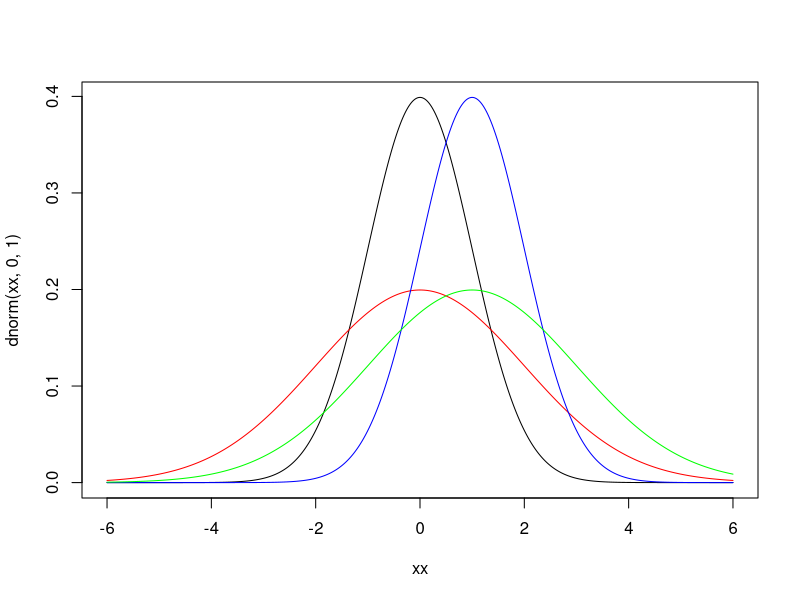
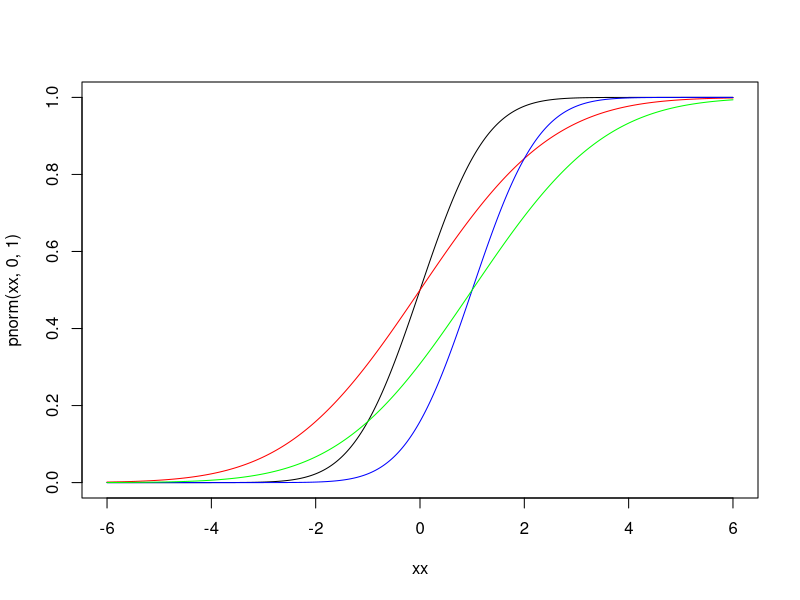
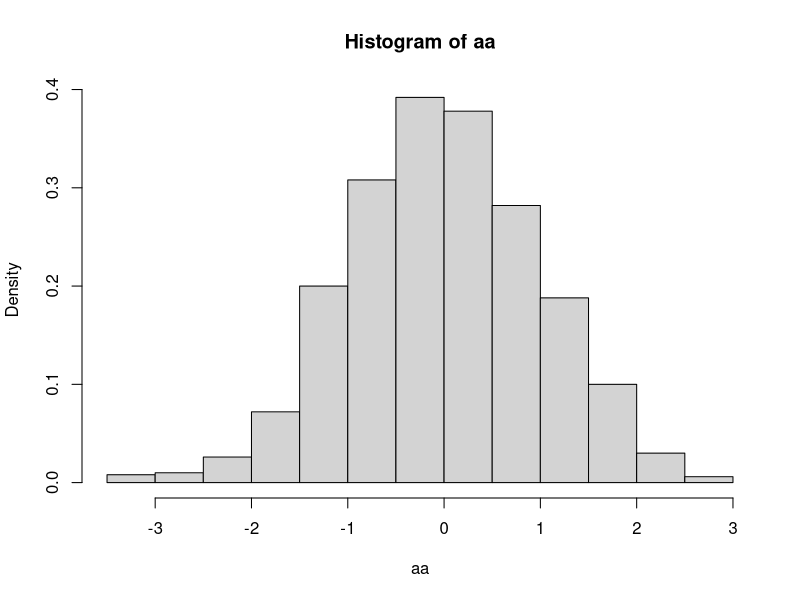
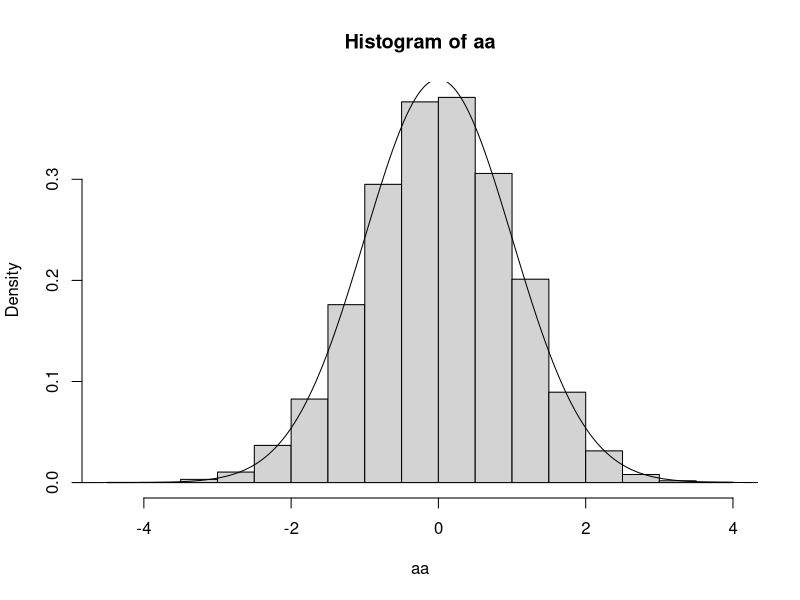
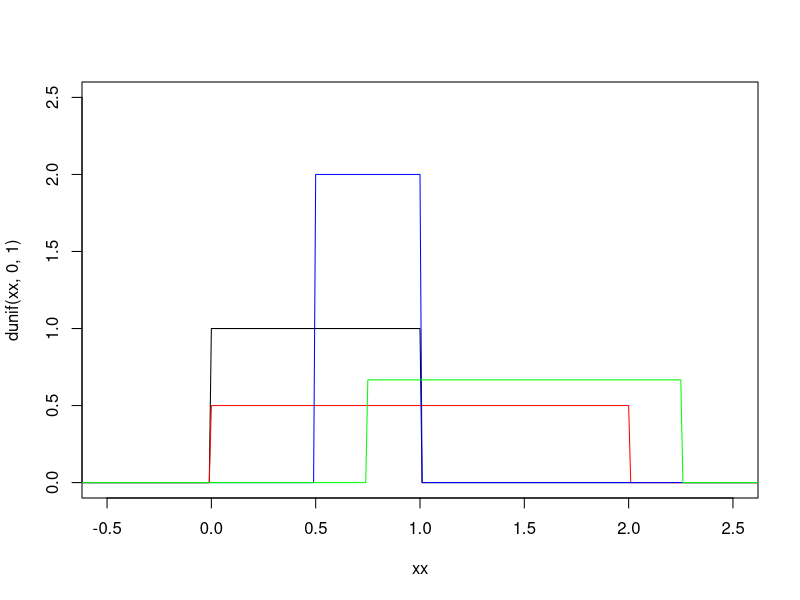
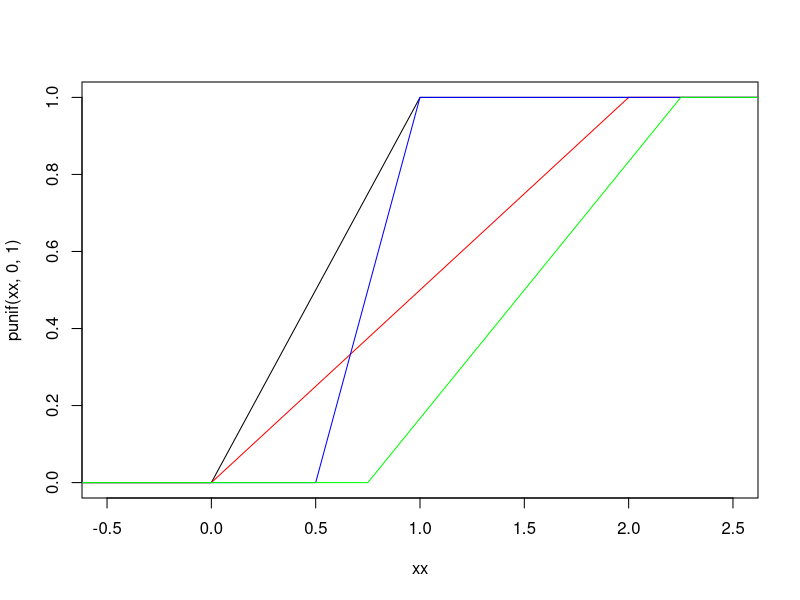
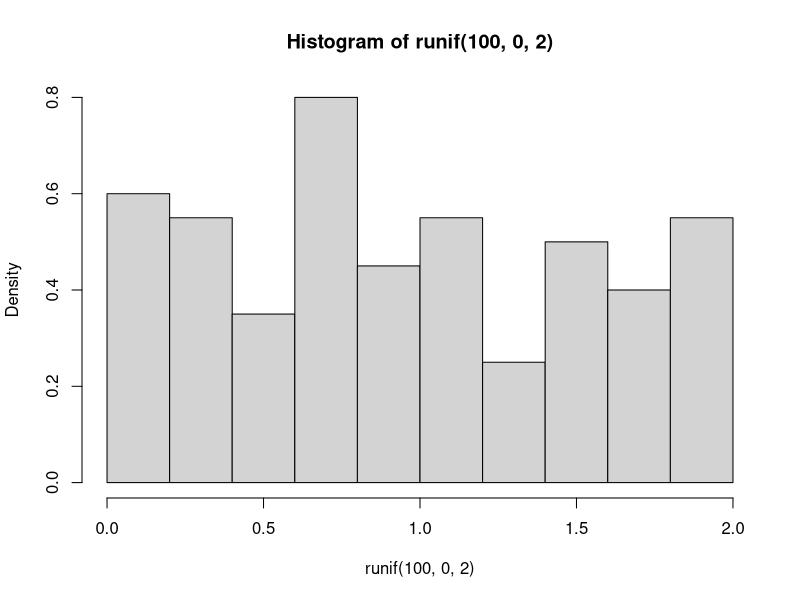
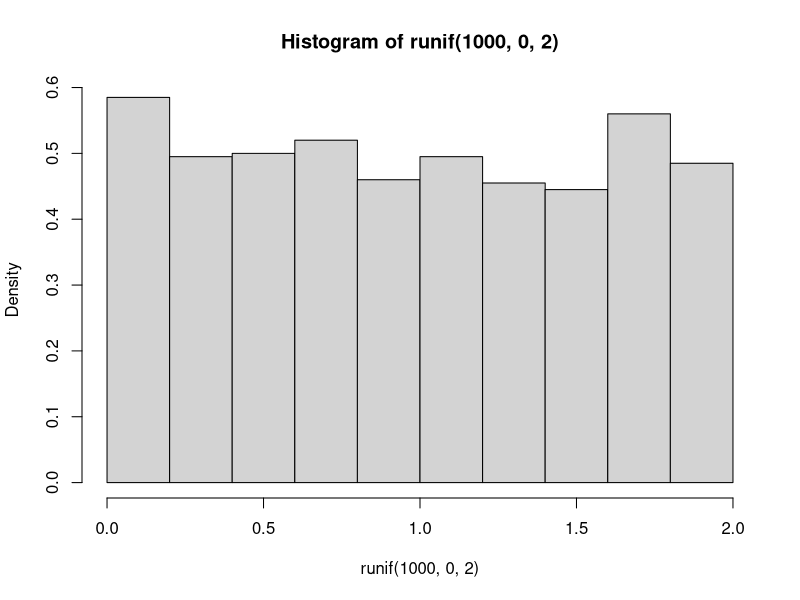

R code for these plots, in order:
############################################

#   Goverment 1001
#   Section 2 - Probability Distributions
#   February 15, 2007
#   
#   Prof: Adam Glynn
#   TF: Mike Kellermann

############################################


#   Goals for today:

#   1) Using the probability distributions in R

#   2) Writing for loops

#   3) Some other useful functions

#   4) Some examples

############################################

#   1) Using the probability distributions in R

#   One of the strengths of R is its functionality for working with 
#   probability distributions.  There are predefined functions for many
#   important families of distributions, including all of the ones that we 
#   will need in this course.  For each family of distributions, there are
#   four functions; we will illustrate this using the normal distribution, 
#   which is the most important of the continuous distributions.

#   A) The normal distribution

#   The normal distribution is continuous and symmetric, and is governed by
#   two parameters: the mean, which determines where the distribution is 
#   centered, and the standard deviation, which determines how spread out the 
#   distribution is.  

#   The most important member of the set of normal distributions is the 
#   "standard normal" distribution, which has mean 0 and standard deviation 1.

#   We can calculate the value of the density of a normal distribution at any 
#   point by using the dnorm() function.  For a continuous function, the density 
#   function has higher values in areas of higher probability, but the height of
#   the density at a number does not represent the probability of obtaining that 
#   number:

dnorm(0, 0, 1)
dnorm(1, 0, 1)
dnorm(0, 0, .1)

#   Since probability is the area under the density curve, it is often useful 
#   to plot the density of a distribution that you are working with.  To do that 
#   in R, you first need to create a set of points at which to evaluate the density.
#   Then you can plot (using type="l") as an option, as follows:

xx <- -600:600/100
plot(xx, dnorm(xx, 0, 1), type="l")
lines(xx, dnorm(xx, 0, 2), col="red")
lines(xx, dnorm(xx, 1, 1), col="blue")
lines(xx, dnorm(xx, 1, 2), col="green")

#   One of the nice things about the normal is that the center and spread of the 
#   distribution are independent; you can shift one without shifting the other.
#   This isn't always true.

#   In lecture, we also talked about the cumulative distribution function for a 
#   random variable.  That is, for a point xx, what is the probability that the 
#   random variable is less than xx.  The CDF is an increasing function (why?) and
#   is bounded between 0 and 1.

#   You can calculate the CDF of a random variable in R:

pnorm(0, 0, 1)
pnorm(1, 0, 1)
pnorm(0, 0, .1)

#   You may also want to plot the CDF:

xx <- -600:600/100
plot(xx, pnorm(xx, 0, 1), type="l")
lines(xx, pnorm(xx, 0, 2), col="red")
lines(xx, pnorm(xx, 1, 1), col="blue")
lines(xx, pnorm(xx, 1, 2), col="green")

#   CDFs are most useful for calculating the probability that the RV falls within
#   some interval.  What is the probability that a draw from a standard normal
#   variable is between -1 and 1?   -2 and 2?

pnorm(1, 0, 1) - pnorm(-1, 0, 1)
pnorm(2, 0, 1) - pnorm(-2, 0, 1)

#   A third set of functions is the inverse of the CDF, or the quantile function.
#   This asks the question, "where do I have to be on the scale of the random 
#   variable so that xx % of the draws are smaller than that value?

qnorm(.975, 0, 1)
qnorm(.2, 0, 1)

#   Obviously, xx has to be between 0 and 1.
#   qnorm() and pnorm() are inverses of each other.

xx <- c(1,2,3,4,5)
qnorm(pnorm(xx, 0, 1))

#   Finally, the fourth function associated with the normal distribution is rnorm.
#   This function generates random draws from the normal distribution with paramenters
#   that you specify.  The first argument is the number of draws to take, the 
#   second is the mean, and the third is the standard deviation.

aa <- rnorm(1000, 0, 1)
hist(aa, freq=FALSE)
aa <- rnorm(10000, 0, 1)
hist(aa, freq=FALSE)
xx <- -600:600/100
lines(xx, dnorm(xx, 0, 1))

#
#   B) The uniform distribution

#   Another common continuous distribution is the uniform distribution, in which
#   the density is flat over some interval.  The functions in R follow the same 
#   form, but instead of setting the mean and variance, they set the lower and 
#   upper bounds of the uniform.

#   dunif() isn't very interesting, since it is the same for all values in the 
#   range.  We can still look at a few uniform distributions, however:

xx <- -600:600/100
plot(xx, dunif(xx, 0, 1), type="l", ylim=c(0, 2.5), xlim=c(-.5, 2.5))
lines(xx, dunif(xx, 0, 2), col="red")
lines(xx, dunif(xx, .5, 1), col="blue")
lines(xx, dunif(xx, .75, 2.25), col="green")

#   We can also look at the CDFs; these will all be straight lines with slope 
#   equal to 1/(b-a), where b and a define the interval.

plot(xx, punif(xx, 0, 1), type="l", ylim=c(0, 1), xlim=c(-.5, 2.5))
lines(xx, punif(xx, 0, 2), col="red")
lines(xx, punif(xx, .5, 1), col="blue")
lines(xx, punif(xx, .75, 2.25), col="green")

#   The uniform distribution is probably used most often to generate random
#   numbers:

hist(runif(100,0, 2), freq=FALSE)
hist(runif(1000,0, 2), freq=FALSE)
hist(runif(10000,0, 2), freq=FALSE)


#   Other continuous distributions that we will talk about in class:

#   C) The Chi-square distribution: this distribution has only one parameter
#   which is known as the degrees of freedom.  It can only take on positive values 

xx <- 0:600/100
plot(xx, dchisq(xx, 1), type="l", ylim= c(0,2), xlim=c(0,6))
lines(xx, dchisq(xx, 2), col="red")
lines(xx, dchisq(xx, 3), col="blue")
lines(xx, dchisq(xx, 4), col="green")

#   D) The t-distribution: this distribution also has only one parameter, which is
#   also known as the degrees of freedom.  It can take on values over the whole
#   real number line, and is symmetric.  In fact, it looks a bit like the normal 
#   distribution (which we'll talk about more in class).

xx <- -600:600/100
plot(xx, dt(xx, 1), type="l", ylim= c(0,.5), xlim=c(-6,6))
lines(xx, dt(xx, 2), col="red")
lines(xx, dt(xx, 5), col="blue")
lines(xx, dt(xx, 10), col="green")

#   E) The F-distribution:  this distribution has two parameters.  It only takes on 
#   positive values.

xx <- 0:600/100
plot(xx, df(xx, 1,3), type="l", ylim= c(0,1), xlim=c(0,6))
lines(xx, df(xx, 2,2), col="red")
lines(xx, df(xx, 5,20), col="blue")
lines(xx, df(xx, 10,2), col="green")

#   F)  Two important (and related) discrete distributions: the Bernoulli 
#   and the binomial

#   When you have binary data (anything that can be thought of as zero or one),
#   it is usual to model that as a Bernoulli random variable.  This assumes that 
#   you get 1 with probability p and 0 with probability (1-p).  Imagine you did 
#   this n times; what would the distribution of the sum of those Bernoulli random
#   variables be?  You know that it can take on discrete values representing the 
#   number of successes: 0 sucesses, 1 sucess, 2 sucesses, etc., up through n 
#   sucesses.  A random variable with this distribution is known as a binomial 
#   RV with parameters n (the number of trials) and p (the probability of success).
#   Since a Bernoulli is a binomial with n=1 and p=p, there is only one set of 
#   functions in R for these two random variables.

#   Notice that, because these are discrete variables, dbinom gives you the 
#   probability mass function, not the density.

dbinom(0,size=1,p=.4)
dbinom(1,size=1,p=.4)
 
pbinom(0, size=1, p=.4)
pbinom(1, size=1, p=.4)

#   Again, this may be the most useful for generating Bernoulli random variables.
#   Let's say that I want 1000 Bernoulli RVs with probability 2/3:

yy <- rbinom(1000, size=1, p=2/3)
mean(yy)
hist(yy)


#   2)  Writing for loops

#   We often want R to do the same (or similar) things over and over again.  
#   Having to sit there and resubmit a command over and over again is tiresome, 
#   as many of you probably found out on the first problem set.  R lets you 
#   automate many of these repetitive tasks using for loops.

#   You start a for loop by using the for() command.  In it, you tell R
#   how many times to loop through the code that you put in brackets immediately
#   after the command.

for(ii in 1:10){
}

#   There, we just did a for loop!  Not a very exciting for loop, but it still 
#   works.  Let's see something a bit more interesting.

for(ii in 1:10){
ii
}

#   Why didn't anything happen?  If I type

ii

#   at the command propmt, it prints a value.  It turns out that R does not print
#   output to the console inside a for loop unless you tell it to.  Try this:

for(ii in 1:10){
print(ii)
}

#   That's better.  At each iteration, it prints out the value of ii, which is our
#   indicator for the loop.  Now, what if I try this?  How many times will I go 
#   through the loop?  What will print out?

for(ii in c(2,4,5,7)){
print(ii)
}

#   Again, while printing is fun, we usually want to save the output that is generated
#   in our loop.  A couple of rules of thumb:
#      1) You can create objects within the loop, but those objects will be recreated
#         each time you cycle through the loop.


for(ii in c(2,4,5,7)){
dd <- ii
print(dd)
}

#   	 2) Therefore, if you want to save output from each iteration of the loop,
#         you need to create a variable or variables outside of the loop.  You also
#         need to assign the output from each iteration of the loop to a different 
#         spot.  The traditional way of doing this is the indexing operator.

dd <- rep(0, 4)
for(ii in c(2,4,5,7)){
dd[ii] <- ii^2
print(dd)
}
dd

#  Why is it behaving like this?  What if I just want to square the four numbers and 
#  get a vector of length 4?

dd <- rep(0, 4)
ee <- c(2,4,5,7)
for(ii in 1:length(ee)){
dd[ii] <- ee[ii]^2
print(dd)
}
dd

#   So, what about something more practical?  Draw 1000 samples from a standard normal,
#   calculate the standard deviation, and repeat 1000 times.

nn <- 1000
samp <- 1000
draws <- rep(0, nn)
for(ii in 1:nn){
xx <- rnorm(samp)
draws[ii] <- sd(xx)
}

mean(draws) 
hist(draws)


#   3) Some other useful functions

#   We have talked about different types of data objects in R: numeric 
#   vectors, character vectors, factors, and data frames.  Another type 
#   of object that is often useful is a matrix.  In R, a matrix is a 
#   two-dimensional data structure that looks like a data frame (but isn't).
#   The main difference between the two is that all of the columns in the 
#   matrix must be the same type (that is, all numeric or all character or ...),
#   whereas a data frame can have columns of different types.  We'll mostly
#   use data frames, but you should know how to create matrices.

matrix(1, nrow = 3, ncol = 4)
matrix(1, nrow = 4, ncol = 3)
matrix(rnorm(1000), nrow=100, ncol=10)
aa <- matrix(rnorm(1000), nrow=100, ncol=10)

#   Another thing that we often want to do is to use the same function separately 
#   on every column of a matrix or data frame.  We can use the apply() function
#   to do this.  Say (hypothetically) that we want to take the standard deviation
#   of each of the variables in the Florida dataset.

library(car)
data(Florida)
apply(Florida, 2, sd)

#   The apply function takes three arguments.  The first is the data frame or 
#   matrix that you want to work on.  The second is a number that tells R whether
#   to apply the function across rows or columns (1 for rows, 2 for columns). The
#   third is the name of the function that you want to apply to the rows or columns.
#   So, how would you calculate the mean of each of the variables in the Florida
#   dataset? 




#   4) An example: maximum wind speeds (or why you shouldn't live in Florida)

#   In hurricanes, most of the damage due to wind is a function of the maximum 
#   wind speed that is experienced by an area, not by the length of the exposure.
#   So, it is useful to know what the highest wind speed is that you are likely
#   to get in a certain period of time.

#   Let's assume for the sake of argument that the daily maximum wind speed in 
#   a certain part of Florida is independent and identically distributed 
#   according to a exponential distribution
#   with parameter 1/10 (you don't need to know about the exponential distribution,
#   but it works well for this example).
#   First, some questions:
#   1)  What does the distribution of daily max wind speeds look like?

plot(0:2000/10, dexp(0:2000/10, 1/10), type = "l")

#   2)  Estimate the mean daily maximum wind speed:

mean(rexp(10000, 1/10))

#   OK, so the mean daily maximum wind speed doesn't seem so bad.  But what is 
#   the mean maximum wind speed over the course of a year?

years <- 1
draws <- rep(0, 1000)
for(ii in 1:1000){
xx <- rexp(365*years, 1/10)
draws[ii] <- max(xx)
}
mean(draws)

#   So that's still not so bad; what is the probability that you will experience
#   hurricance force winds over the course of a year?

mean(draws >= 75)

#   So, appox. a 1 in 5 chance of getting a hurricane.  Not great, but not terrible.
#   Most people don't live in Florida for just a year.  What about 10 years?

years <- 10
draws <- rep(0, 1000)
for(ii in 1:1000){
xx <- rexp(365*years, 1/10)
draws[ii] <- max(xx)
}
mean(draws)

mean(draws >= 75)

#   How about 100 years? (This may take a while)

years <- 100
draws <- rep(0, 1000)

for(ii in 1:1000){
xx <- rexp(365*years, 1/10)
draws[ii] <- max(xx)
}

mean(draws)

mean(draws >= 75)

mean(draws >= 130)
